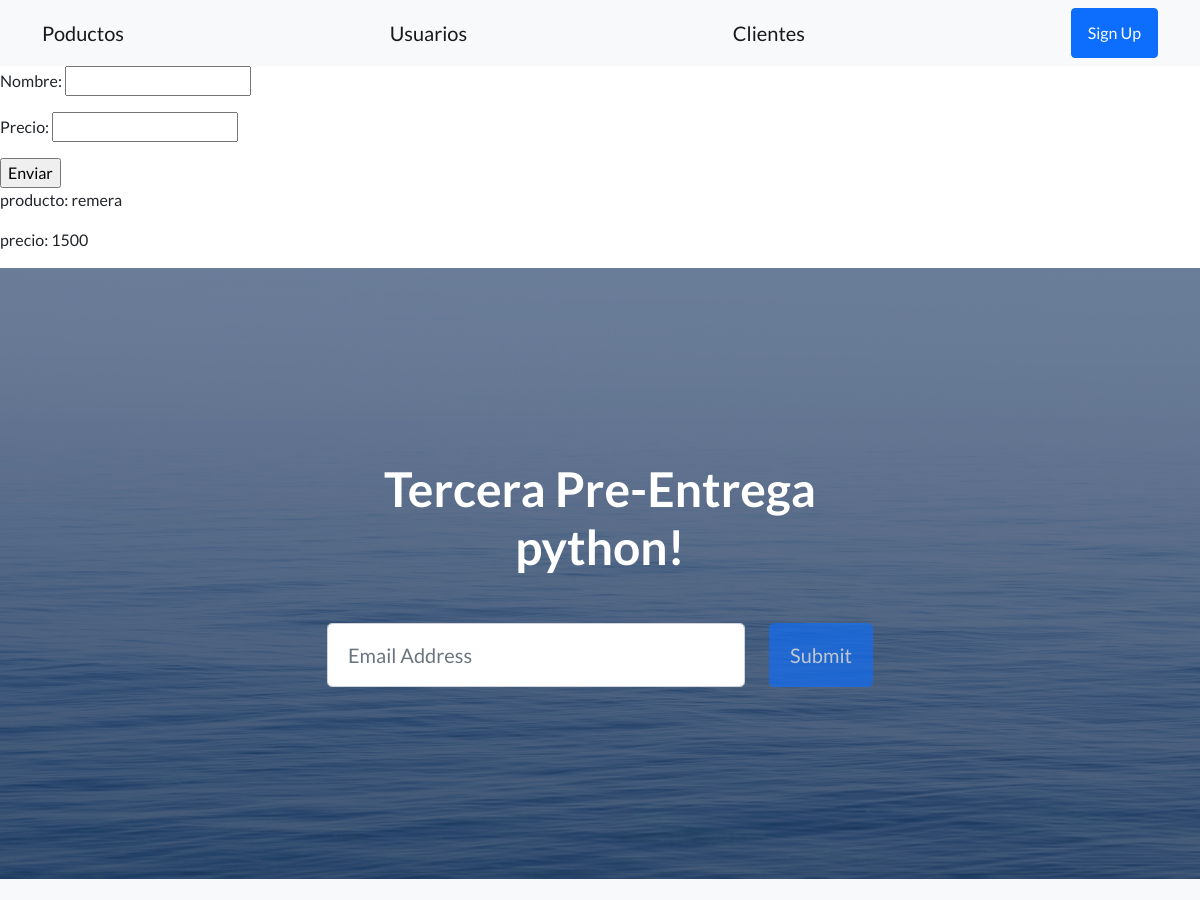
/coder/productos/ (upper part), run on an earlier commit of the app's database.
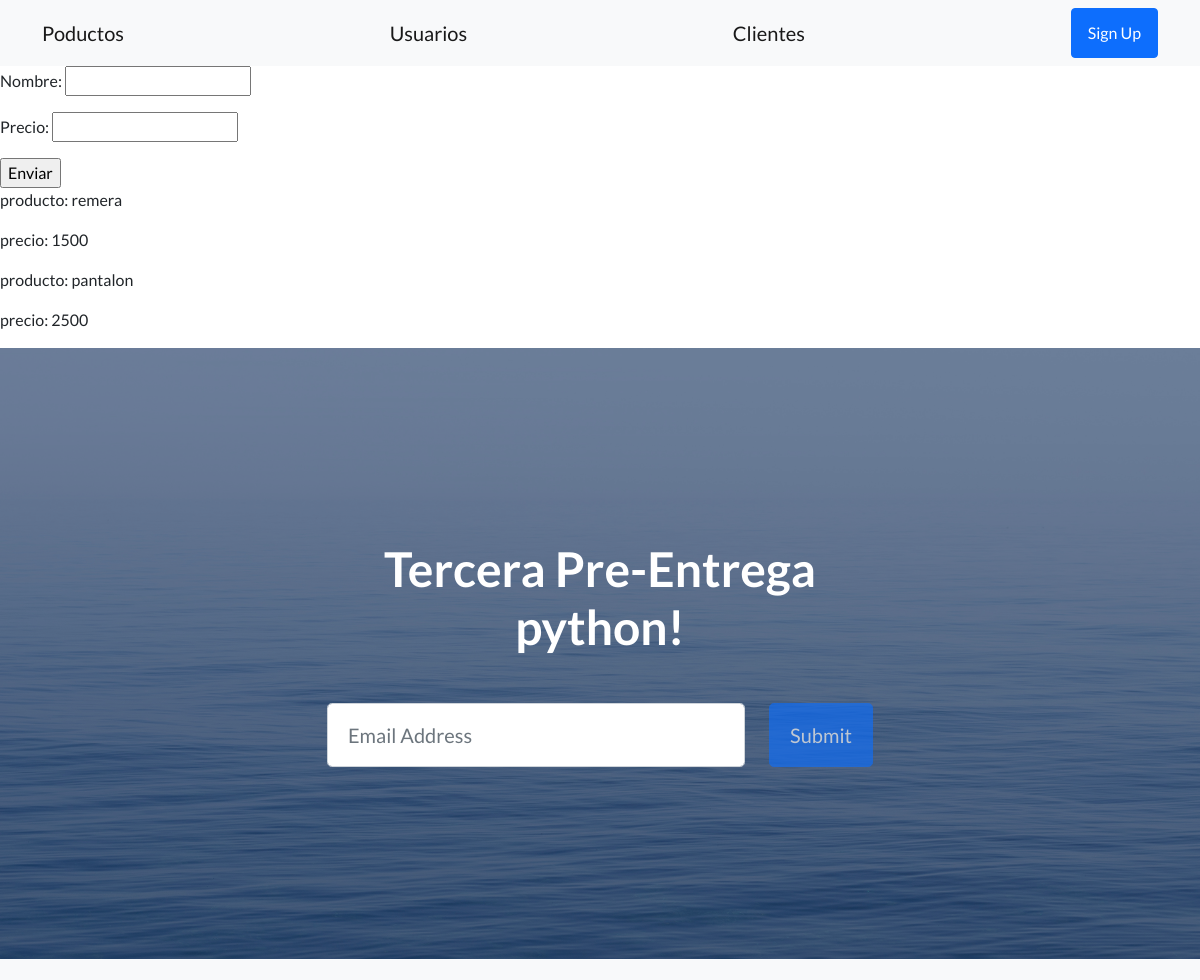
And on a later commit of the database.
### AppCoder/models.py (models this page shows, shortened)
class Producto(models.Model):
    nombre=models.CharField(max_length=40)
    precio = models.IntegerField()

### AppCoder/views.py (the view, shortened to what this page needs)
# urls.py: path('productos/', producto, name="AppCoderProductos"),
def producto(request):
    all_productos=Producto.objects.all()
    context={"productos": all_productos, "form":ProductoForm()}
    return render(request, "AppCoder/productos.html", context=context)

### AppCoder/forms.py
class ProductoForm(forms.Form):
    nombre=forms.CharField(min_length=3, max_length=40)
    precio=forms.IntegerField(min_value=1)

### templates/AppCoder/productos.html (shortened to what this page needs)
{% extends 'base.html' %}
{% block contenido_cambia %}
    <form action="{% url 'AppCoderProductos' %}" method="post">
        {{ form.as_p }}
        <input type="submit" value="Enviar">
    </form>
    {% if productos %}
        {% for producto in productos %}
            <p>producto: {{producto.nombre}}</p>
            <p>precio: {{producto.precio}}</p>
        {% endfor %}
    {% else %}
    <h1>No hay productos en el momento</h1>
    {% endif %}
{% endblock %}

What changed in the data, as far as the page shows it:
added Producto: nombre "pantalon", precio "2500"
